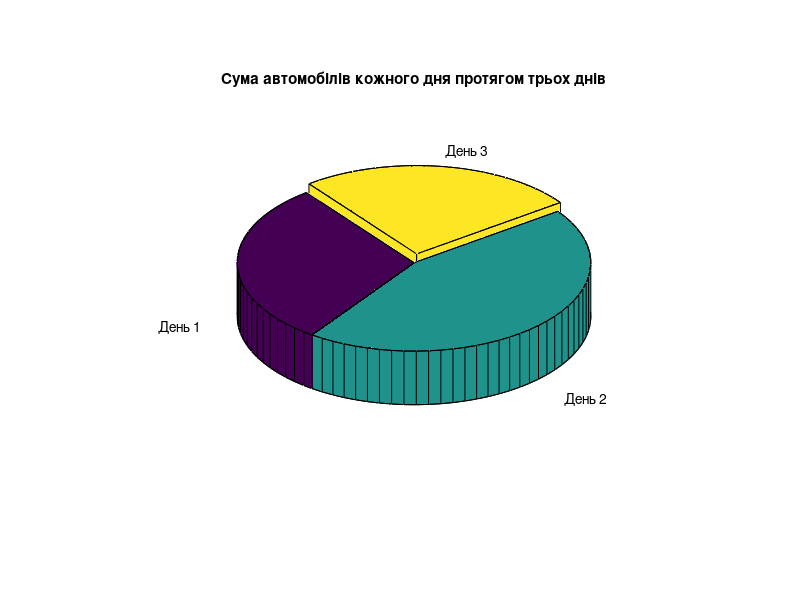

Write MATLAB code to recreate this figure.
data = [
    1 1 2 1 2 3 1 2 10 4 1 2 3 4 5;
    1 2 1 2 3 1 30 3 4 1 2 3 4 5 1;
    2 1 2 3 1 2 3 4 1 2 3 4 5 1 2
];

% сума автомобілів кожного дня протягом трьох днів
sum_per_day = sum(data, 2);

% Побудова кругової діаграми
figure;
pie3(sum_per_day, {'День 1', 'День 2', 'День 3'}, [0; 0; 1]);
title('Сума автомобілів кожного дня протягом трьох днів');

